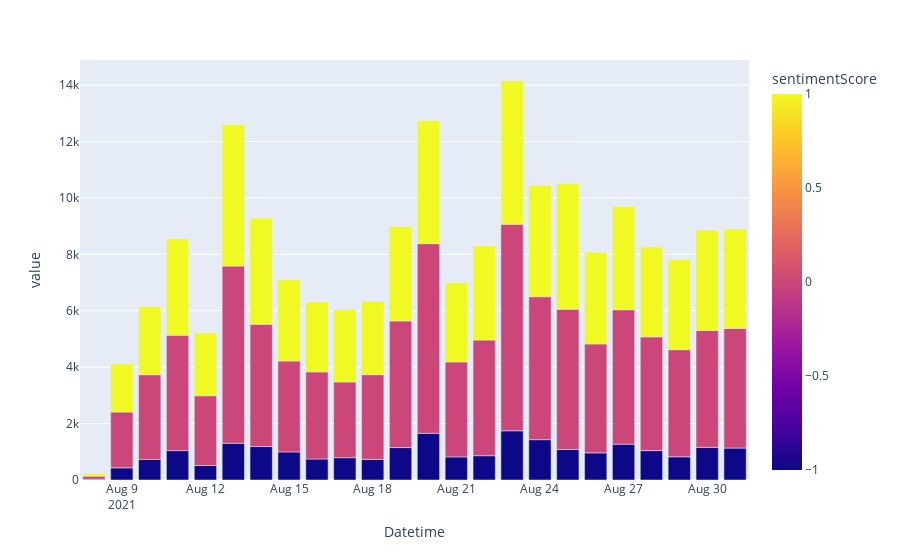

Here is the notebook cell this chart was saved with:
### Code cell
px.bar(DailyTweetSentimentByScore, color = "sentimentScore")
